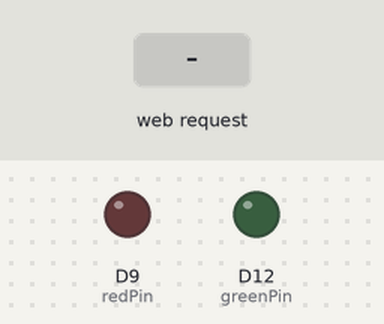
Bench run of a sketch on a simulated Arduino MKR. Parts: output pins drawn as LEDs (lit = HIGH). The inputs (shaded band) are chosen by the test bench. WiFi joins after 1.5 s; servers stay silent unless stated; not simulated (calls return 0 or success): arduino_secrets.h.

Above: at 13.2 s.
13.3 s: HTTP request GET /RED received
At 14.1 s:
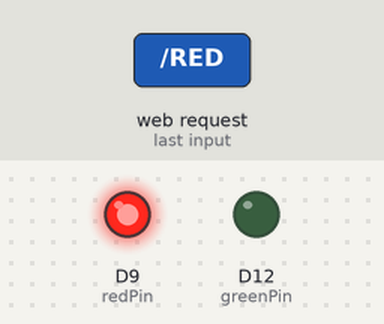
14.8 s: HTTP request GET /GREEN received
At 15.3 s:
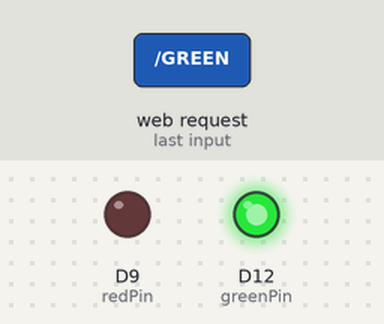
Timing chart, 0 to 25.3 s (numbered marks = the images above; inputs shaded):
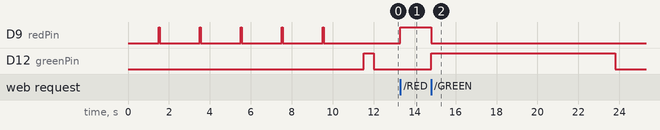

Measured:
- after the input at 13.3 s, D9 (redPin): LOW → HIGH at once
- after the input at 14.8 s, D9 (redPin): HIGH → LOW after 0.00 s instead of 7.5 s; D12 (greenPin): LOW → HIGH at once, → LOW 9.0 s later

The sketch:

arduino_tally_light.ino
```cpp
/*
  WiFi web server to display a red or green tally light.

  based on original sketch by Tom Igoe, created 25 Nov 2012
*/
#include <SPI.h>
#include <WiFiNINA.h>

#include "arduino_secrets.h";
char ssid[] = WLAN_SSID;
char pass[] = WLAN_PASSWORD;

int redPin = 9;
int greenPin = 12;

// polling management
// expect a heartbeat every 3s to prevent interruptions.
// STALE value should be at least (hb interval * 2) to prevent false shutdowns
const unsigned long HEARTBEAT_STALE = 9000;
unsigned long now;
unsigned long last_received_at = 0;

// connection management
int wifi_status = WL_IDLE_STATUS;
WiFiServer server(80);
unsigned long last_wifi_status_check_at = 0;
const unsigned long WIFI_STATUS_CHECK_INTERVAL = 30 * 1000;

unsigned long request_counter = 0;

#ifdef __arm__
// should use uinstd.h to define sbrk but Due causes a conflict
extern "C" char* sbrk(int incr);
#else  // __ARM__
extern char *__brkval;
#endif  // __arm__

int freeMemory() {
  char top;
#ifdef __arm__
  return &top - reinterpret_cast<char*>(sbrk(0));
#elif defined(CORE_TEENSY) || (ARDUINO > 103 && ARDUINO != 151)
  return &top - __brkval;
#else  // __arm__
  return __brkval ? &top - __brkval : &top - __malloc_heap_start;
#endif  // __arm__
}

// connect wifi and start HTTP server if needed.
// includes polling behavior, so will only re-check every WIFI_STATUS_CHECK_INTERVAL unless forced.
void restartNetworkingIfNeeded(bool forceCheck = false) {
  // hypothesis: connection losses due to wifi checks. (they seem to happen for about 30s)
  // disable the timed checks to see if that helps.
  if (!forceCheck) {
    return;
  }

  now = millis();
  if (forceCheck || ((now - last_wifi_status_check_at) >= WIFI_STATUS_CHECK_INTERVAL)) {
    wifi_status = WiFi.status();

    if (wifi_status != WL_CONNECTED) {
      while (wifi_status != WL_CONNECTED) {
        WiFi.begin(ssid, pass);

        // wait 10 seconds for connection:
        // indicate no connection by blinking red LED.
        for(int i = 0; i < 5; i++) {
          digitalWrite(redPin, HIGH);
          delay(50);
          digitalWrite(redPin, LOW);
          delay(1950);
        }

        wifi_status = WiFi.status();
      }

      server.begin();
      // Serial.println("started server.");

      // use green pin to indicate wifi is connected.
      digitalWrite(greenPin, HIGH);
      delay(500);
      digitalWrite(greenPin, LOW);
    } else {
      // Serial.println("wifi check OK.");
    }

    last_wifi_status_check_at = millis();
  }
}

void setup() {
  IPAddress ip;
  byte mac[6];

  // Serial.begin(9600);      // initialize serial communication
  //  while (!Serial) ;

  pinMode(redPin,   OUTPUT);
  pinMode(greenPin, OUTPUT);

  WiFi.macAddress(mac);
  String macAddr = String(mac[5], HEX) +
                   String(":") +
                   String(mac[4], HEX) +
                   String(":") +
                   String(mac[3], HEX) +
                   String(":") +
                   String(mac[2], HEX) +
                   String(":") +
                   String(mac[1], HEX) +
                   String(":") +
                   String(mac[0], HEX);

  // unit A. second one i built. heat shrink all the way up to the end of the LED.
  // with Camera A
  if (macAddr.compareTo(String("30:ae:a4:bc:31:1c")) == 0) {
    ip = IPAddress(10, 4, 2, 12);
  // unit B. first one i built. red wire visible at base of LED.
  // with Camera B.
  } else if (macAddr.compareTo(String("4c:11:ae:d1:13:8")) == 0) {
    ip = IPAddress(10, 4, 2, 13);
  } else {
//    Serial.println("unable to determine IP address.");
  }

  // set static IP address, determined from MAC address above.
  // arduino-based DHCP, lol.
  WiFi.config(ip);

  restartNetworkingIfNeeded(true);

  // printWifiStatus();
}

void loop() {
  // // debug wifi connection strength.
  // long rssi = WiFi.RSSI();
  // Serial.print("signal strength (RSSI):");
  // Serial.print(rssi);
  // Serial.println(" dBm");
  // delay(500);
  // restartNetworkingIfNeeded();
  // return;

  WiFiClient client = server.available();

  if (client) {
    request_counter += 1;

    String currentLine = "";
    while (client.connected()) {
      if (client.available()) {
        char c = client.read();
        if (c == '\n') {
          // if the current line is blank, you got two newline characters in a row.
          // that's the end of the client HTTP request, so send a response:
          if (currentLine.length() == 0) {
            // HTTP headers always start with a response code (e.g. HTTP/1.1 200 OK)
            // and a content-type so the client knows what's coming, then a blank line:
            client.println("HTTP/1.1 200 OK");
            client.println("Content-type: text/plain");
            client.println();
            client.print("mem:");
            client.println(freeMemory()); // print amount of free memory
            client.print("reqs:");
            client.println(request_counter);
            // The HTTP response ends with another blank line:
            client.println();
            // break out of the while loop:
            break;
          } else {    // if you got a newline, then clear currentLine:
            currentLine = "";
          }
        } else if (c != '\r') {  // if you got anything else but a carriage return character,
          currentLine += c;      // add it to the end of the currentLine
        }

        // TODO: RGB LED with different on/off colors.
        // on, off, no-signal (LED off).
        if (currentLine.endsWith("GET /RED")) {
          digitalWrite(redPin, HIGH);
          digitalWrite(greenPin, LOW);
          last_received_at = millis();
        } else if (currentLine.endsWith("GET /GREEN")) {
          digitalWrite(redPin, LOW);
          digitalWrite(greenPin, HIGH);
          last_received_at = millis();
        }
      }
    }
    // close the connection:
    client.stop();
  }

  // make sure we're still getting heartbeats.
  now = millis();
  if ((now - last_received_at) >= HEARTBEAT_STALE) {
    digitalWrite(redPin, LOW);
    digitalWrite(greenPin, LOW);
  }

  restartNetworkingIfNeeded();
}

void printWifiStatus() {
  // print the SSID of the network you're attached to:
  Serial.print("SSID: ");
  Serial.println(WiFi.SSID());

  // print your board's IP address:
  IPAddress ip = WiFi.localIP();
  Serial.print("IP Address: ");
  Serial.println(ip);

  // print the received signal strength:
  long rssi = WiFi.RSSI();
  Serial.print("signal strength (RSSI):");
  Serial.print(rssi);
  Serial.println(" dBm");
  // print where to go in a browser:
  Serial.print("To see this page in action, open a browser to http://");
  Serial.println(ip);
}
```
